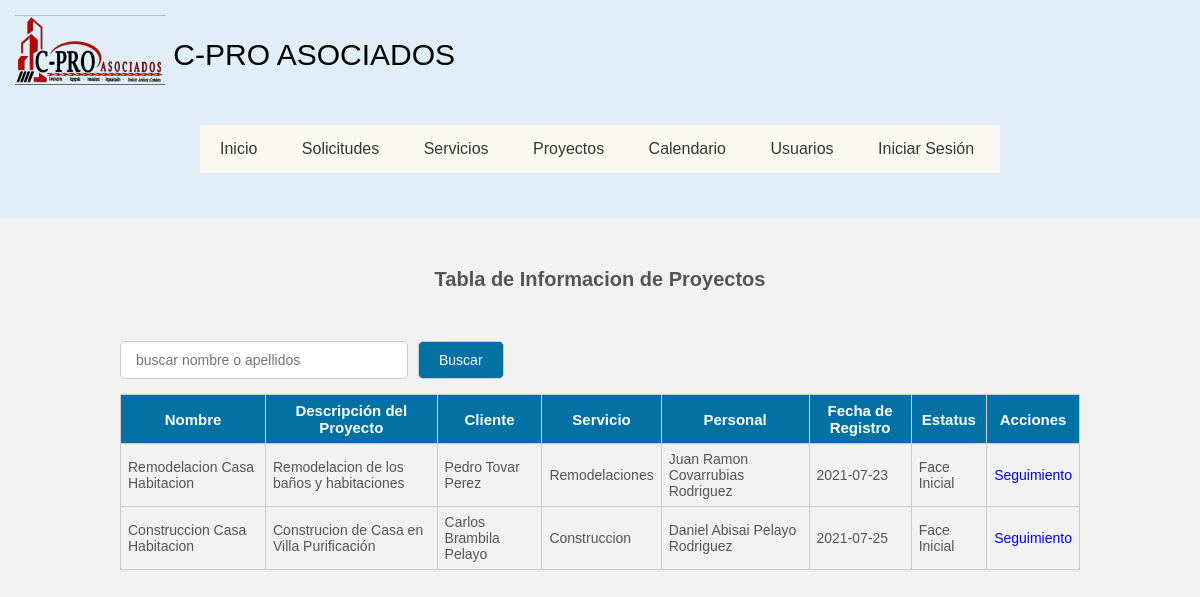
Page /Cliente/proyectos.php on the committed database.
### tables this page shows
CREATE TABLE `proyectoss` (
  `id_proyectos` int(11) NOT NULL,
  `nombre` varchar(100) NOT NULL,
  `descripcion` varchar(450) NOT NULL,
  `idusuarios` int(11) NOT NULL,
  `idservicio` int(11) NOT NULL,
  `idpersonal` int(11) NOT NULL,
  `fecharegistro` date NOT NULL,
  `estatus` varchar(50) NOT NULL
);

CREATE TABLE `servicio` (
  `idservicio` int(11) NOT NULL,
  `nombre` varchar(100) DEFAULT NULL,
  `descripcion` varchar(150) DEFAULT NULL
);

### Cliente/proyectos.php (the view, shortened to what this page needs)
<?php
    include_once 'conexion.php';
?>
<!DOCTYPE html>
<html lang="en">
<head>
	<link rel="stylesheet" href="css/estilos.css">
    <link rel="stylesheet" href="css/personalestilos.css">
</head>
<body>
	<header>
		<div class="logo">
				<a href="index.php"><img src="img/logo.png" width="150" alt=""></a>
				<a href="#">C-PRO ASOCIADOS</a>
			</div>
		<nav class="navegacion">
			<ul class="menu">
				<li><a href="index.php">Inicio</a>
				</li>
				<li><a href="informacion.php">Solicitudes</a>
				</li>
				<li><a href="servicios.html">Servicios</a></li>
				<li><a href="proyecto.php">Proyectos</a>
				</li>
				<li><a href="#">Calendario</a>
				</li>
				<li><a href="#">Usuarios</a>
				</li>
				<li><a href="login_usuario.php">Iniciar Sesión</a>
				</li>
			</ul>
		</nav>
	</header>
	<div class="contenedor">
		<h2>Tabla de Informacion de Proyectos</h2>
		<div class="barra__buscador">
			<form action="" class="formulario" method="post">
				<input type="text" name="buscar" placeholder="buscar nombre o apellidos"
				value="<?php if(isset($buscar_text)) echo $buscar_text; ?>" class="input__text">
				<input type="submit" class="btn" name="btn_buscar" value="Buscar">
			</form>
			<table>
				<tr class="head">
					<td>Nombre</td>
					<td>Descripción del Proyecto</td>
					<td>Cliente</td>
					<td>Servicio</td>
					<td>Personal</td>
					<td>Fecha de Registro</td>
					<td>Estatus</td>
					<td colspan="1">Acciones</td>
				</tr>
				<?php
				$query="SELECT proyecto.id_proyectos, proyecto.nombre, proyecto.descripcion, proyecto.fecharegistro, proyecto.estatus,
				CONCAT(usuario.nombre, ' ', usuario.apellidos) as nombreusuario,
				servicio.nombre as nombreservicio,
				CONCAT(personal.nombre, ' ', personal.apellidopat, ' ', personal.apellidomat) as nombrepersonal
				FROM proyectoss proyecto
				INNER JOIN usuarios usuario ON proyecto.idusuarios = usuario.idusuarios
				INNER JOIN servicio servicio ON proyecto.idservicio = servicio.idservicio
				INNER JOIN personal personal ON proyecto.idpersonal = personal.idpersonal";
				if( !$consulta=$con->query($query) ){
				}else{
					while ($fila=$consulta->fetch(PDO::FETCH_ASSOC) )
					{
						?>
						<tr>
							<td><?php echo $fila['nombre'];?></td>
							<td><?php echo $fila['descripcion'];?></td>
							<td><?php echo $fila['nombreusuario'];?></td>
							<td><?php echo $fila['nombreservicio'];?></td>
							<td><?php echo $fila['nombrepersonal'];?></td>
							<td><?php echo $fila['fecharegistro'];?></td>
							<td><?php echo $fila['estatus'];?></td>
							<td><a href="seguimientoproyecto.php">Seguimiento</a></td>
						</tr>
						<?php
					}
				}
				?>
			</table>
		</div>
	</div>
</body>
</html>

### Cliente/css/estilos.css (style rules this page uses)
* { margin:0; padding: 0; -webkit-box-sizing:border-box; -moz-box-sizing: border-box; box-sizing: border-box; }
body { background:#FDFCF8; }
header { background: #E1EDF7; width: 100%; padding: 15px; display: flex; justify-content: space-between; align-items: center; flex-direction: row; flex-wrap: wrap; }
header .logo { color: #fff; font-size: 30px }
header .logo img { width: 150px; height: 70px; vertical-align: top; }
header .logo a { color: black; text-decoration: none; line-height: 80px; }
.navegacion { width: 800px; margin: 30px auto; background: #FAFAF3; }
.navegacion ul { list-style: none; }
.menu > li { display: inline-block; }
.menu > li > a { display: block; padding: 15px 20px; color: #353535; font-family: sans-serif; text-decoration: none; text-align: center; }

### Cliente/css/personalestilos.css (style rules this page uses)
* { padding: 0; margin: 0px; box-sizing: border-box; }
body { font-family: 'Arial',sans-serif; font-size: 16px; background: #f2f2f2; }
a { text-decoration: none; }
.contenedor { width: 80%; max-width: 1000px; margin: 30px auto; overflow: hidden; }
h2 { display: block; margin-top: 20px; margin-bottom: 20px; text-align: center; font-size: 20px; font-family: 'Arial', sans-serif; font-weight: bold; color: #555; }
.barra__buscador { width: 100%; margin-top: 50px; margin-bottom: 10px; }
.formulario { display: flex; width: 100%; overflow: hidden; }
form .input__text { width: 100%; border: 1px solid #ccc; border-radius: 5px; box-shadow: 0 1px 1px rgba(0, 0, 0, 0.075) inset; color: #848688; display: block; font-size: 14px; margin-bottom: 15px; padding: 10px 15px; max-width: 30%; margin-right: 10px; outline: medium none; }
form .btn { border: 1px solid #ccc; border-radius: 5px; box-shadow: 0 1px 1px rgba(0, 0, 0, 0.075) inset; color: #fff; display: block; font-size: 14px; background: rgb(3, 113, 163); margin-bottom: 15px; padding: 10px 20px; margin-right: 10px; outline: medium none; cursor: pointer; }
table { width: 100%; border-collapse: collapse; }
table .head { background: rgb(3, 113, 163); }
table .head td { color: #fff; font-family: 'Arial',sans-serif; font-weight: bold; font-size: 15px; text-align: center; }
table tr td { border:1px solid #ccc; padding: 7px; font-size: 14px; color: #555; }

### rows in the picture
proyectoss: nombre "Remodelacion Casa Habitacion", descripcion "Remodelacion de los baños y habitaciones", nombreusuario "Pedro Tovar Perez", idservicio.nombre "Remodelaciones", nombrepersonal "Juan Ramon Covarrubias Rodriguez", fecharegistro "2021-07-23", estatus "Face Inicial"
proyectoss: nombre "Construccion Casa Habitacion", descripcion "Construcion de Casa en Villa Purificación", nombreusuario "Carlos Brambila Pelayo", idservicio.nombre "Construccion", nombrepersonal "Daniel Abisai Pelayo Rodriguez", fecharegistro "2021-07-25", estatus "Face Inicial"
